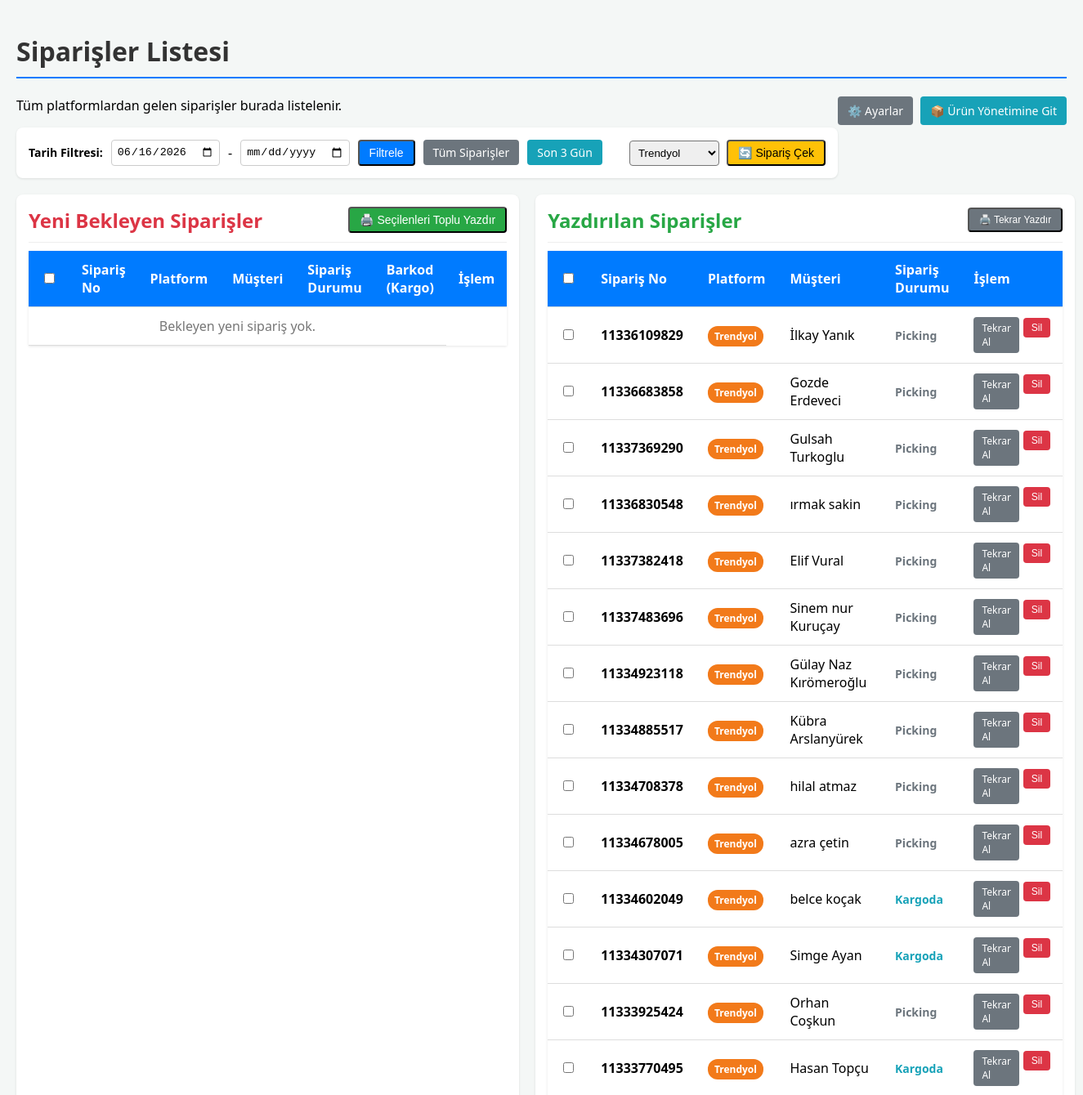
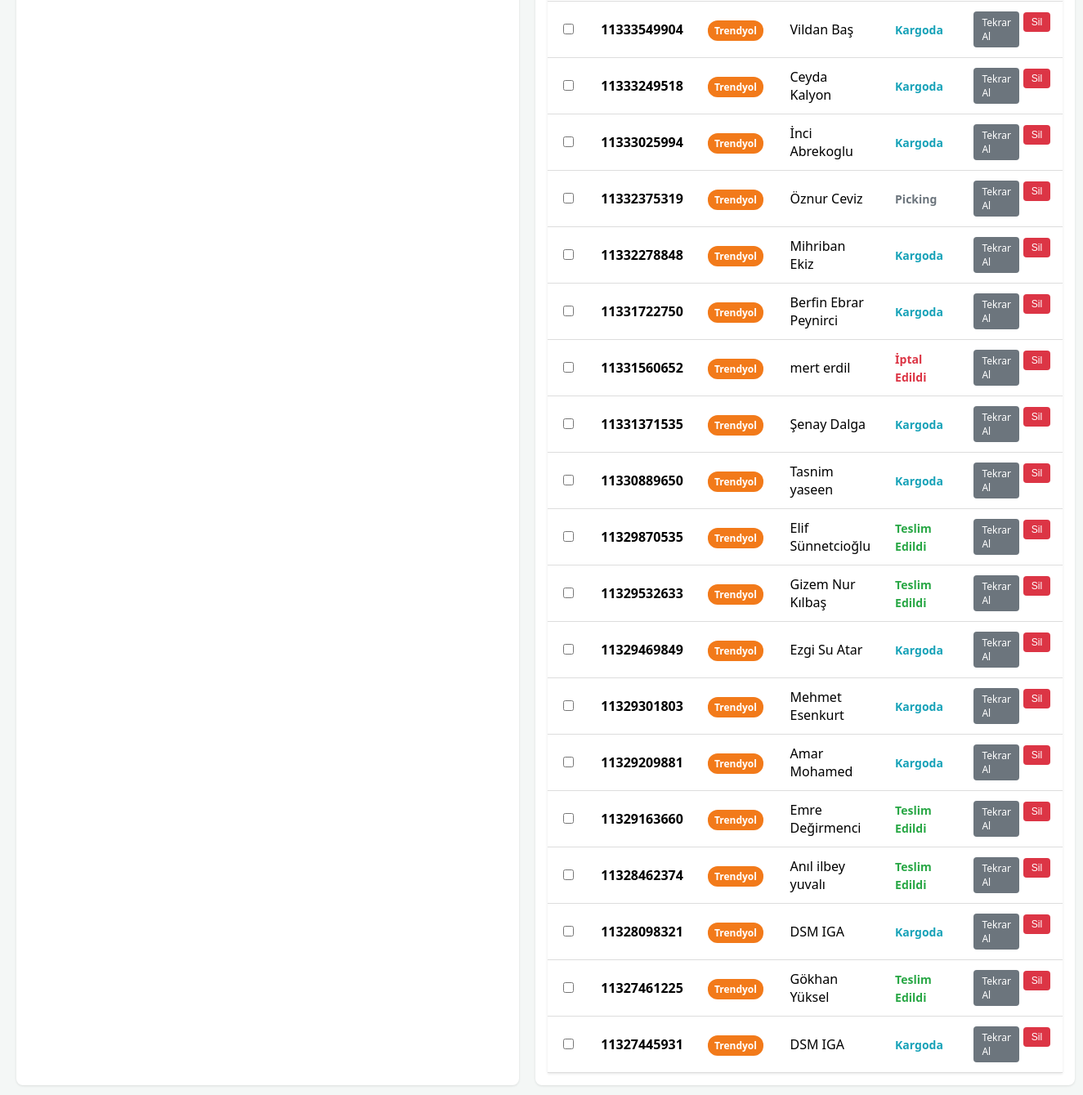
The page / on the database its author committed (2 pictures, top to bottom).
### database.py (models this page shows)
class DBOrder(Base):
    __tablename__ = "orders"
    id = Column(Integer, primary_key=True, index=True)
    platform_order_id = Column(String, unique=True, index=True)
    platform = Column(String)
    customer_name = Column(String)
    customer_phone = Column(String)
    customer_address = Column(String)
    total_amount = Column(Float)
    status = Column(String)
    created_at = Column(DateTime, default=datetime.datetime.utcnow)
    is_printed = Column(Boolean, default=False)
    cargo_tracking_number = Column(String, nullable=True) # Kargo barkodu
    items_json = Column(String, nullable=True) # JSON formatında ürünler

### main.py (the view)
@app.get("/", response_class=HTMLResponse)
def index_page(
    request: Request,
    error_msg: Optional[str] = None,
    start_date: Optional[str] = None,
    end_date: Optional[str] = None,
    db: Session = Depends(get_db)
):
    query = db.query(DBOrder)
    if start_date is None and end_date is None:
        default_start_dt = datetime.now() - timedelta(days=3)
        start_date = default_start_dt.strftime("%Y-%m-%d")
    if start_date:
        try:
            start_dt = datetime.strptime(start_date, "%Y-%m-%d")
            query = query.filter(DBOrder.created_at >= start_dt)
        except ValueError:
            pass
    if end_date:
        try:
            end_dt = datetime.strptime(end_date, "%Y-%m-%d")
            end_dt = end_dt.replace(hour=23, minute=59, second=59)
            query = query.filter(DBOrder.created_at <= end_dt)
        except ValueError:
            pass
    orders = query.order_by(DBOrder.created_at.desc()).all()
    return templates.TemplateResponse(request=request, name="index.html", context={
        "orders": orders,
        "error_msg": error_msg,
        "start_date": start_date,
        "end_date": end_date
    })

### templates/index.html (shortened to what this page needs)
<!DOCTYPE html>
<html lang="tr">
<head>
</head>
<body>
    <h1>Siparişler Listesi</h1>
    <div style="float:right; margin-bottom: 10px;">
        <a href="/settings" class="btn" style="background-color: #6c757d; margin-right: 5px;">⚙️ Ayarlar</a>
        <a href="/products" class="btn" style="background-color: #17a2b8;">📦 Ürün Yönetimine Git</a>
    </div>
    <p>Tüm platformlardan gelen siparişler burada listelenir.</p>
    <div style="background-color: #fff; padding: 15px; border-radius: 8px; box-shadow: 0 1px 3px rgba(0,0,0,0.1); margin-bottom: 20px; display: flex; justify-content: space-between; align-items: center;">
        <div style="display: flex; flex-direction: column; gap: 10px;">
            <form action="/" method="GET" style="display: flex; gap: 10px; align-items: center;">
                <label style="font-weight: bold; font-size: 14px;">Tarih Filtresi:</label>
                <input type="date" name="start_date" value="{{ start_date if start_date else '' }}" style="padding: 6px; border: 1px solid #ccc; border-radius: 4px;">
                <span>-</span>
                <input type="date" name="end_date" value="{{ end_date if end_date else '' }}" style="padding: 6px; border: 1px solid #ccc; border-radius: 4px;">
                <button type="submit" class="btn" style="background-color: #007bff; padding: 6px 12px;">Filtrele</button>
                <a href="/?start_date=&end_date=" class="btn" style="background-color: #6c757d; padding: 6px 12px;">Tüm Siparişler</a>
                <a href="/" class="btn" style="background-color: #17a2b8; padding: 6px 12px;">Son 3 Gün</a>
            </form>
        </div>
        <form action="/api/sync_orders" method="POST" style="margin: 0;">
            <select name="platform_name" style="padding: 6px; border-radius: 4px; margin-right: 5px;">
                <option value="Trendyol">Trendyol</option>
            </select>
            <button type="submit" class="btn" style="background-color: #ffc107; color: #000; padding: 6px 12px;">🔄 Sipariş Çek</button>
        </form>
    </div>
    <div style="display: flex; gap: 20px;">
        <div style="flex: 2; background: #fff; padding: 15px; border-radius: 8px; box-shadow: 0 1px 3px rgba(0,0,0,0.1);">
            <div style="display: flex; justify-content: space-between; align-items: center; border-bottom: 1px solid #eee; padding-bottom: 10px;">
                <h2 style="margin: 0; color: #dc3545;">Yeni Bekleyen Siparişler</h2>
                <button type="button" class="btn bulkPrintBtnClass" style="background-color: #28a745; padding: 6px 12px;">🖨️ Seçilenleri Toplu Yazdır</button>
            </div>
            <table style="margin-top: 10px;">
                <thead>
                    <tr>
                        <th style="width: 30px; text-align: center;"><input type="checkbox" id="selectAll"></th>
                        <th>Sipariş No</th>
                        <th>Platform</th>
                        <th>Müşteri</th>
                        <th>Sipariş Durumu</th>
                        <th>Barkod (Kargo)</th>
                        <th>İşlem</th>
                    </tr>
                </thead>
                <tbody>
                    {% for order in orders if not order.is_printed %}
                    <tr>
                        <td style="text-align: center;">
                            <input type="checkbox" class="order-checkbox new-order-checkbox" value="{{ order.platform_order_id }}">
                        </td>
                        <td><strong>{{ order.platform_order_id }}</strong></td>
                        <td>
                            <span class="platform-badge {% if order.platform == 'Trendyol' %} platform-trendyol {% elif order.platform == 'Hepsiburada' %} platform-hepsiburada {% endif %}">
                                {{ order.platform }}
                            </span>
                        </td>
                        <td>{{ order.customer_name }}</td>
                        <td>
                            {% if order.status == 'Cancelled' %}
                                <span style="color: #dc3545; font-weight: bold; font-size: 14px;">İptal Edildi</span>
                            {% elif order.status == 'Delivered' %}
                                <span style="color: #28a745; font-weight: bold; font-size: 14px;">Teslim Edildi</span>
                            {% elif order.status == 'Shipped' %}
                                <span style="color: #17a2b8; font-weight: bold; font-size: 14px;">Kargoda</span>
                            {% else %}
                                <span style="color: #6c757d; font-weight: bold; font-size: 14px;">{{ order.status }}</span>
                            {% endif %}
                        </td>
                        <td>
                            <svg class="list-barcode" data-value="{{ order.cargo_tracking_number if order.cargo_tracking_number else order.platform_order_id }}"></svg>
                        </td>
                        <td>
                            <div style="display: flex; gap: 5px;">
                                <a href="/invoice/{{ order.platform_order_id }}" class="btn" style="font-size: 12px; padding: 5px 10px;" target="_blank">Fatura Al</a>
                                <form action="/api/delete_order/{{ order.platform_order_id }}" method="POST" style="margin: 0;" onsubmit="return confirm('Bu siparişi silmek istediğinize emin misiniz?');">
                                    <button type="submit" class="btn" style="background-color: #dc3545; font-size: 12px; padding: 5px 10px; border: none; cursor: pointer;">Sil</button>
                                </form>
                            </div>
                        </td>
                    </tr>
                    {% else %}
                    <tr>
                        <td colspan="6" style="text-align: center; color: #777;">Bekleyen yeni sipariş yok.</td>
                    </tr>
                    {% endfor %}
                </tbody>
            </table>
        </div>
        <div style="flex: 1; background: #fff; padding: 15px; border-radius: 8px; box-shadow: 0 1px 3px rgba(0,0,0,0.1);">
            <div style="display: flex; justify-content: space-between; align-items: center; border-bottom: 1px solid #eee; padding-bottom: 10px;">
                <h2 style="margin: 0; color: #28a745;">Yazdırılan Siparişler</h2>
                <button type="button" class="btn bulkPrintBtnClass" style="background-color: #6c757d; padding: 6px 12px; font-size: 12px;">🖨️ Tekrar Yazdır</button>
            </div>
            <table style="margin-top: 10px;">
                <thead>
                    <tr>
                        <th style="width: 30px; text-align: center;"><input type="checkbox" id="selectAllPrinted"></th>
                        <th>Sipariş No</th>
                        <th>Platform</th>
                        <th>Müşteri</th>
                        <th>Sipariş Durumu</th>
                        <th>İşlem</th>
                    </tr>
                </thead>
                <tbody>
                    {% for order in orders if order.is_printed %}
                    <tr>
                        <td style="text-align: center;">
                            <input type="checkbox" class="order-checkbox printed-order-checkbox" value="{{ order.platform_order_id }}">
                        </td>
                        <td><strong>{{ order.platform_order_id }}</strong></td>
                        <td>
                            <span class="platform-badge {% if order.platform == 'Trendyol' %} platform-trendyol {% elif order.platform == 'Hepsiburada' %} platform-hepsiburada {% endif %}">
                                {{ order.platform }}
                            </span>
                        </td>
                        <td>{{ order.customer_name }}</td>
                        <td>
                            {% if order.status == 'Cancelled' %}
                                <span style="color: #dc3545; font-weight: bold; font-size: 14px;">İptal Edildi</span>
                            {% elif order.status == 'Delivered' %}
                                <span style="color: #28a745; font-weight: bold; font-size: 14px;">Teslim Edildi</span>
                            {% elif order.status == 'Shipped' %}
                                <span style="color: #17a2b8; font-weight: bold; font-size: 14px;">Kargoda</span>
                            {% else %}
                                <span style="color: #6c757d; font-weight: bold; font-size: 14px;">{{ order.status }}</span>
                            {% endif %}
                        </td>
                        <td>
                            <div style="display: flex; gap: 5px;">
                                <a href="/invoice/{{ order.platform_order_id }}" class="btn" style="background-color: #6c757d; font-size: 12px; padding: 5px 10px;" target="_blank">Tekrar Al</a>
                                <form action="/api/delete_order/{{ order.platform_order_id }}" method="POST" style="margin: 0;" onsubmit="return confirm('Bu siparişi silmek istediğinize emin misiniz?');">
                                    <button type="submit" class="btn" style="background-color: #dc3545; font-size: 12px; padding: 5px 10px; border: none; cursor: pointer;">Sil</button>
                                </form>
                            </div>
                        </td>
                    </tr>
                    {% else %}
                    <tr>
                        <td colspan="5" style="text-align: center; color: #777;">Henüz yazdırılmış sipariş yok.</td>
                    </tr>
                    {% endfor %}
                </tbody>
            </table>
        </div>
    </div>
</body>
</html>

### templates/index.html (style rules this page uses)
body { font-family: 'Segoe UI', Tahoma, Geneva, Verdana, sans-serif; background-color: #f4f7f6; margin: 0; padding: 20px; }
h1 { color: #333; border-bottom: 2px solid #007bff; padding-bottom: 10px; }
table { width: 100%; border-collapse: collapse; background-color: #fff; box-shadow: 0 1px 3px rgba(0,0,0,0.1); margin-top: 20px; }
th, td { padding: 12px 15px; text-align: left; border-bottom: 1px solid #ddd; }
th { background-color: #007bff; color: #fff; }
.btn { display: inline-block; padding: 8px 12px; background-color: #28a745; color: #fff; text-decoration: none; border-radius: 4px; font-size: 14px; }
.platform-badge { padding: 4px 8px; border-radius: 12px; font-size: 12px; font-weight: bold; color: #fff; }
.platform-trendyol { background-color: #f27a1a; }

### rows shown on the page
DBOrder: platform_order_id "11336109829", platform "Trendyol", customer_name "İlkay Yanık", status "Picking"
DBOrder: platform_order_id "11336683858", platform "Trendyol", customer_name "Gozde Erdeveci", status "Picking"
DBOrder: platform_order_id "11337369290", platform "Trendyol", customer_name "Gulsah Turkoglu", status "Picking"
DBOrder: platform_order_id "11336830548", platform "Trendyol", customer_name "ırmak sakin", status "Picking"
DBOrder: platform_order_id "11337382418", platform "Trendyol", customer_name "Elif Vural", status "Picking"
DBOrder: platform_order_id "11337483696", platform "Trendyol", customer_name "Sinem nur Kuruçay", status "Picking"
DBOrder: platform_order_id "11334923118", platform "Trendyol", customer_name "Gülay Naz Kırömeroğlu", status "Picking"
DBOrder: platform_order_id "11334885517", platform "Trendyol", customer_name "Kübra Arslanyürek", status "Picking"
DBOrder: platform_order_id "11334708378", platform "Trendyol", customer_name "hilal atmaz", status "Picking"
DBOrder: platform_order_id "11334678005", platform "Trendyol", customer_name "azra çetin", status "Picking"
DBOrder: platform_order_id "11334602049", platform "Trendyol", customer_name "belce koçak", status "Kargoda"
DBOrder: platform_order_id "11334307071", platform "Trendyol", customer_name "Simge Ayan", status "Kargoda"
DBOrder: platform_order_id "11333925424", platform "Trendyol", customer_name "Orhan Coşkun", status "Picking"
DBOrder: platform_order_id "11333770495", platform "Trendyol", customer_name "Hasan Topçu", status "Kargoda"
DBOrder: platform_order_id "11333549904", platform "Trendyol", customer_name "Vildan Baş", status "Kargoda"
DBOrder: platform_order_id "11333249518", platform "Trendyol", customer_name "Ceyda Kalyon", status "Kargoda"
DBOrder: platform_order_id "11333025994", platform "Trendyol", customer_name "İnci Abrekoglu", status "Kargoda"
DBOrder: platform_order_id "11332375319", platform "Trendyol", customer_name "Öznur Ceviz", status "Picking"
DBOrder: platform_order_id "11332278848", platform "Trendyol", customer_name "Mihriban Ekiz", status "Kargoda"
DBOrder: platform_order_id "11331722750", platform "Trendyol", customer_name "Berfin Ebrar Peynirci", status "Kargoda"
DBOrder: platform_order_id "11331560652", platform "Trendyol", customer_name "mert erdil", status "İptal Edildi"
DBOrder: platform_order_id "11331371535", platform "Trendyol", customer_name "Şenay Dalga", status "Kargoda"
DBOrder: platform_order_id "11330889650", platform "Trendyol", customer_name "Tasnim yaseen", status "Kargoda"
DBOrder: platform_order_id "11329870535", platform "Trendyol", customer_name "Elif Sünnetcioğlu", status "Teslim Edildi"
DBOrder: platform_order_id "11329532633", platform "Trendyol", customer_name "Gizem Nur Kılbaş", status "Teslim Edildi"
DBOrder: platform_order_id "11329469849", platform "Trendyol", customer_name "Ezgi Su Atar", status "Kargoda"
DBOrder: platform_order_id "11329301803", platform "Trendyol", customer_name "Mehmet Esenkurt", status "Kargoda"
DBOrder: platform_order_id "11329209881", platform "Trendyol", customer_name "Amar Mohamed", status "Kargoda"
DBOrder: platform_order_id "11329163660", platform "Trendyol", customer_name "Emre Değirmenci", status "Teslim Edildi"
DBOrder: platform_order_id "11328462374", platform "Trendyol", customer_name "Anıl ilbey yuvalı", status "Teslim Edildi"
DBOrder: platform_order_id "11328098321", platform "Trendyol", customer_name "DSM IGA", status "Kargoda"
DBOrder: platform_order_id "11327461225", platform "Trendyol", customer_name "Gökhan Yüksel", status "Teslim Edildi"
DBOrder: platform_order_id "11327445931", platform "Trendyol", customer_name "DSM IGA", status "Kargoda"
